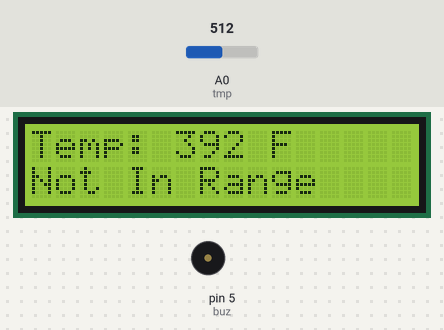
The sketch below on a simulated Arduino Uno, built with avr-gcc and run on an emulated ATmega328P. Parts: 16×2 character LCD, buzzer (waves = sounding). The inputs (shaded band) are chosen by the test bench; at power-on: A0 (tmp) = 512.

Above: at 0.66 s.
1.3 s: A0 (tmp) set to 192
At 1.81 s:
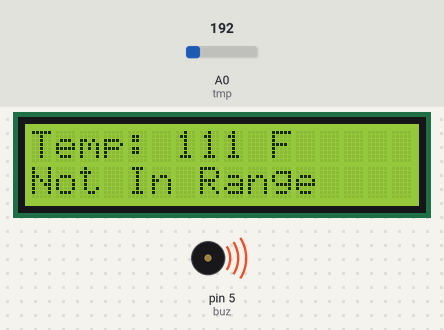
3.5 s: A0 (tmp) set to 167
At 3.72 s:
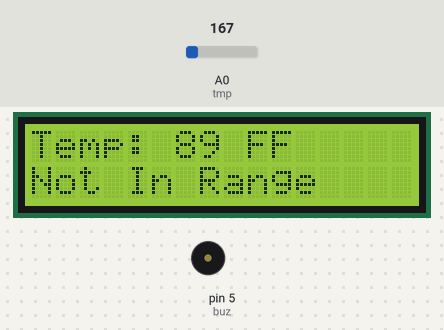
6.5 s: A0 (tmp) set to 511
At 7.16 s:
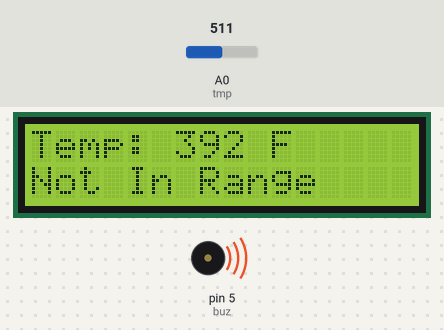
Timing chart, 0 to 15.5 s (numbered marks = the images above; inputs shaded):
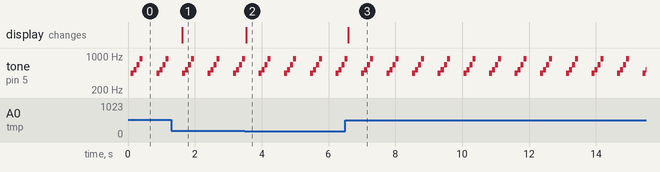

Measured:
- the behaviour switches between 180 and 179 on A0 (tmp) (found by bisection; images 1 and 2)
- after the input at 1.3 s, the display: changes after 0.32 s (image 1)
- after the input at 3.5 s, the display: changes at once (image 2)
- after the input at 6.5 s, the display: changes after 0.09 s (image 3)
- by itself, tone on pin 5 (buz): repeats every 0.77 s: 440 Hz 0.09 s, 523 Hz 0.09 s, 659 Hz 0.09 s, 880 Hz 0.09 s, silent 0.41 s

The sketch:

Temp_Sensor.ino
```cpp
#include <LiquidCrystal_I2C.h>
LiquidCrystal_I2C lcd(0x27,16,2);

float v;
float in;
int temp;
const int led = 3;
const int tmp = A0;
const int buz = 5;
int tempH = 75;
int tempL = 65;

void setup() {
    lcd.init();
    lcd.backlight();
  	Serial.begin(9600);
}

void loop() {
	  measureT();

    if(temp > tempH || temp < tempL) {
      digitalWrite(led, HIGH);
      tone(buz, 440, 90);
      delay(90);
      tone(buz, 523.25, 90);
      delay(90);
      tone(buz, 659.25, 90);
      delay(90);
      tone(buz, 880, 90);
      delay(90);

      measureT();

      digitalWrite(led, LOW);
    }
    delay(360);

}

void measureT() {
    in = analogRead(tmp);
    v = in/1023*5.0;
    temp = round((((v-0.5)*100)*1.8) + 32);

    lcd.setCursor(0,0);
    lcd.print("Temp: ");
    lcd.print(temp);
    lcd.print(" F");

    lcd.setCursor(0,1);
    if(temp > tempH || temp < tempL) {
      lcd.print("Not In Range");
    }
    else {
      lcd.print("In Range    ");
    }
  }
```
